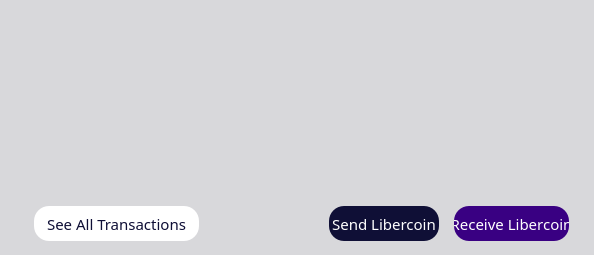
           <widget class="QFrame" name="frame_4">
            <property name="palette">
             <palette>
              <active>
               <colorrole role="Button">
                <brush brushstyle="SolidPattern">
                 <color alpha="255">
                  <red>216</red>
                  <green>216</green>
                  <blue>219</blue>
                 </color>
                </brush>
               </colorrole>
               <colorrole role="Base">
                <brush brushstyle="SolidPattern">
                 <color alpha="255">
                  <red>216</red>
                  <green>216</green>
                  <blue>219</blue>
                 </color>
                </brush>
               </colorrole>
               <colorrole role="Window">
                <brush brushstyle="SolidPattern">
                 <color alpha="255">
                  <red>216</red>
                  <green>216</green>
                  <blue>219</blue>
                 </color>
                </brush>
               </colorrole>
              </active>
              <inactive>
               <colorrole role="Button">
                <brush brushstyle="SolidPattern">
                 <color alpha="255">
                  <red>216</red>
                  <green>216</green>
                  <blue>219</blue>
                 </color>
                </brush>
               </colorrole>
               <colorrole role="Base">
                <brush brushstyle="SolidPattern">
                 <color alpha="255">
                  <red>216</red>
                  <green>216</green>
                  <blue>219</blue>
                 </color>
                </brush>
               </colorrole>
               <colorrole role="Window">
                <brush brushstyle="SolidPattern">
                 <color alpha="255">
                  <red>216</red>
                  <green>216</green>
                  <blue>219</blue>
                 </color>
                </brush>
               </colorrole>
              </inactive>
              <disabled>
               <colorrole role="Button">
                <brush brushstyle="SolidPattern">
                 <color alpha="255">
                  <red>216</red>
                  <green>216</green>
                  <blue>219</blue>
                 </color>
                </brush>
               </colorrole>
               <colorrole role="Base">
                <brush brushstyle="SolidPattern">
                 <color alpha="255">
                  <red>216</red>
                  <green>216</green>
                  <blue>219</blue>
                 </color>
                </brush>
               </colorrole>
               <colorrole role="Window">
                <brush brushstyle="SolidPattern">
                 <color alpha="255">
                  <red>216</red>
                  <green>216</green>
                  <blue>219</blue>
                 </color>
                </brush>
               </colorrole>
              </disabled>
             </palette>
            </property>
            <property name="styleSheet">
             <string notr="true">background-color: rgb(216, 216, 219);
border:0;</string>
            </property>
            <property name="frameShape">
             <enum>QFrame::StyledPanel</enum>
            </property>
            <property name="frameShadow">
             <enum>QFrame::Plain</enum>
            </property>
            <layout class="QVBoxLayout" name="verticalLayout">
             <property name="spacing">
              <number>0</number>
             </property>
             <property name="leftMargin">
              <number>0</number>
             </property>
             <property name="topMargin">
              <number>0</number>
             </property>
             <property name="rightMargin">
              <number>0</number>
             </property>
             <property name="bottomMargin">
              <number>0</number>
             </property>
             <item>
              <widget class="QListView" name="listTransactions">
               <property name="sizePolicy">
                <sizepolicy hsizetype="Expanding" vsizetype="Expanding">
                 <horstretch>0</horstretch>
                 <verstretch>0</verstretch>
                </sizepolicy>
               </property>
               <property name="palette">
                <palette>
                 <active>
                  <colorrole role="Button">
                   <brush brushstyle="SolidPattern">
                    <color alpha="255">
                     <red>255</red>
                     <green>255</green>
                     <blue>255</blue>
                    </color>
                   </brush>
                  </colorrole>
                  <colorrole role="Light">
                   <brush brushstyle="SolidPattern">
                    <color alpha="255">
                     <red>0</red>
                     <green>255</green>
                     <blue>255</blue>
                    </color>
                   </brush>
                  </colorrole>
                  <colorrole role="BrightText">
                   <brush brushstyle="SolidPattern">
                    <color alpha="255">
                     <red>255</red>
                     <green>0</green>
                     <blue>255</blue>
                    </color>
                   </brush>
                  </colorrole>
                  <colorrole role="Base">
                   <brush brushstyle="SolidPattern">
                    <color alpha="255">
                     <red>255</red>
                     <green>255</green>
                     <blue>255</blue>
                    </color>
                   </brush>
                  </colorrole>
                  <colorrole role="Window">
                   <brush brushstyle="SolidPattern">
                    <color alpha="255">
                     <red>255</red>
                     <green>255</green>
                     <blue>255</blue>
                    </color>
                   </brush>
                  </colorrole>
                  <colorrole role="AlternateBase">
                   <brush brushstyle="SolidPattern">
                    <color alpha="255">
                     <red>0</red>
                     <green>0</green>
                     <blue>255</blue>
                    </color>
                   </brush>
                  </colorrole>
                  <colorrole role="NoRole">
                   <brush brushstyle="SolidPattern">
                    <color alpha="255">
                     <red>0</red>
                     <green>0</green>
                     <blue>255</blue>
                    </color>
                   </brush>
                  </colorrole>
                 </active>
                 <inactive>
                  <colorrole role="Button">
                   <brush brushstyle="SolidPattern">
                    <color alpha="255">
                     <red>255</red>
                     <green>255</green>
                     <blue>255</blue>
                    </color>
                   </brush>
                  </colorrole>
                  <colorrole role="Light">
                   <brush brushstyle="SolidPattern">
                    <color alpha="255">
                     <red>0</red>
                     <green>255</green>
                     <blue>255</blue>
                    </color>
                   </brush>
                  </colorrole>
                  <colorrole role="BrightText">
                   <brush brushstyle="SolidPattern">
                    <color alpha="255">
                     <red>255</red>
                     <green>0</green>
                     <blue>255</blue>
                    </color>
                   </brush>
                  </colorrole>
                  <colorrole role="Base">
                   <brush brushstyle="SolidPattern">
                    <color alpha="255">
                     <red>255</red>
                     <green>255</green>
                     <blue>255</blue>
                    </color>
                   </brush>
                  </colorrole>
                  <colorrole role="Window">
                   <brush brushstyle="SolidPattern">
                    <color alpha="255">
                     <red>255</red>
                     <green>255</green>
                     <blue>255</blue>
                    </color>
                   </brush>
                  </colorrole>
                  <colorrole role="AlternateBase">
                   <brush brushstyle="SolidPattern">
                    <color alpha="255">
                     <red>0</red>
                     <green>0</green>
                     <blue>255</blue>
                    </color>
                   </brush>
                  </colorrole>
                  <colorrole role="NoRole">
                   <brush brushstyle="SolidPattern">
                    <color alpha="255">
                     <red>0</red>
                     <green>0</green>
                     <blue>255</blue>
                    </color>
                   </brush>
                  </colorrole>
                 </inactive>
                 <disabled>
                  <colorrole role="Button">
                   <brush brushstyle="SolidPattern">
                    <color alpha="255">
                     <red>255</red>
                     <green>255</green>
                     <blue>255</blue>
                    </color>
                   </brush>
                  </colorrole>
                  <colorrole role="Light">
                   <brush brushstyle="SolidPattern">
                    <color alpha="255">
                     <red>0</red>
                     <green>255</green>
                     <blue>255</blue>
                    </color>
                   </brush>
                  </colorrole>
                  <colorrole role="BrightText">
                   <brush brushstyle="SolidPattern">
                    <color alpha="255">
                     <red>255</red>
                     <green>0</green>
                     <blue>255</blue>
                    </color>
                   </brush>
                  </colorrole>
                  <colorrole role="Base">
                   <brush brushstyle="SolidPattern">
                    <color alpha="255">
                     <red>255</red>
                     <green>255</green>
                     <blue>255</blue>
                    </color>
                   </brush>
                  </colorrole>
                  <colorrole role="Window">
                   <brush brushstyle="SolidPattern">
                    <color alpha="255">
                     <red>255</red>
                     <green>255</green>
                     <blue>255</blue>
                    </color>
                   </brush>
                  </colorrole>
                  <colorrole role="AlternateBase">
                   <brush brushstyle="SolidPattern">
                    <color alpha="255">
                     <red>0</red>
                     <green>0</green>
                     <blue>255</blue>
                    </color>
                   </brush>
                  </colorrole>
                  <colorrole role="NoRole">
                   <brush brushstyle="SolidPattern">
                    <color alpha="255">
                     <red>0</red>
                     <green>0</green>
                     <blue>255</blue>
                    </color>
                   </brush>
                  </colorrole>
                 </disabled>
                </palette>
               </property>
               <property name="font">
                <font>
                 <family>ZoinLight</family>
                 <pointsize>12</pointsize>
                </font>
               </property>
               <property name="styleSheet">
                <string notr="true">background-color: rgb(255, 255, 255);
QListView { background: transparent; };
border:0;
padding-left: 25;
padding-right:25;
padding-top: 15;
padding-bottom: 15;</string>
               </property>
               <property name="frameShape">
                <enum>QFrame::StyledPanel</enum>
               </property>
               <property name="frameShadow">
                <enum>QFrame::Plain</enum>
               </property>
               <property name="verticalScrollBarPolicy">
                <enum>Qt::ScrollBarAlwaysOff</enum>
               </property>
               <property name="horizontalScrollBarPolicy">
                <enum>Qt::ScrollBarAlwaysOff</enum>
               </property>
               <property name="selectionMode">
                <enum>QAbstractItemView::NoSelection</enum>
               </property>
               <property name="spacing">
                <number>0</number>
               </property>
              </widget>
             </item>
             <item>
              <widget class="QFrame" name="frame_2">
               <property name="sizePolicy">
                <sizepolicy hsizetype="Preferred" vsizetype="Preferred">
                 <horstretch>0</horstretch>
                 <verstretch>0</verstretch>
                </sizepolicy>
               </property>
               <property name="minimumSize">
                <size>
                 <width>0</width>
                 <height>0</height>
                </size>
               </property>
               <property name="styleSheet">
                <string notr="true">border:0</string>
               </property>
               <property name="frameShape">
                <enum>QFrame::StyledPanel</enum>
               </property>
               <property name="frameShadow">
                <enum>QFrame::Raised</enum>
               </property>
               <property name="lineWidth">
                <number>0</number>
               </property>
               <layout class="QHBoxLayout" name="horizontalLayout_6">
                <property name="spacing">
                 <number>40</number>
                </property>
                <property name="leftMargin">
                 <number>25</number>
                </property>
                <property name="topMargin">
                 <number>5</number>
                </property>
                <property name="rightMargin">
                 <number>25</number>
                </property>
                <property name="bottomMargin">
                 <number>5</number>
                </property>
                <item>
                 <widget class="QFrame" name="frame_5">
                  <property name="frameShape">
                   <enum>QFrame::StyledPanel</enum>
                  </property>
                  <property name="frameShadow">
                   <enum>QFrame::Raised</enum>
                  </property>
                  <layout class="QHBoxLayout" name="horizontalLayout_10">
                   <property name="rightMargin">
                    <number>0</number>
                   </property>
                   <item>
                    <widget class="QPushButton" name="seeAllTransactions">
                     <property name="sizePolicy">
                      <sizepolicy hsizetype="MinimumExpanding" vsizetype="Fixed">
                       <horstretch>0</horstretch>
                       <verstretch>0</verstretch>
                      </sizepolicy>
                     </property>
                     <property name="minimumSize">
                      <size>
                       <width>165</width>
                       <height>0</height>
                      </size>
                     </property>
                     <property name="font">
                      <font>
                       <family>ZoinRegular</family>
                       <pointsize>11</pointsize>
                       <weight>50</weight>
                       <bold>false</bold>
                      </font>
                     </property>
                     <property name="styleSheet">
                      <string notr="true">color: rgb(15, 15, 54);
border-radius:15px;
height:35px;
width:10px;
border-color:gray;
border-width:0px;
background-color:white;
border-style:solid;</string>
                     </property>
                     <property name="text">
                      <string>See All Transactions</string>
                     </property>
                     <property name="iconSize">
                      <size>
                       <width>16</width>
                       <height>16</height>
                      </size>
                     </property>
                     <property name="flat">
                      <bool>false</bool>
                     </property>
                    </widget>
                   </item>
                   <item>
                    <spacer name="horizontalSpacer_4">
                     <property name="orientation">
                      <enum>Qt::Horizontal</enum>
                     </property>
                     <property name="sizeHint" stdset="0">
                      <size>
                       <width>40</width>
                       <height>20</height>
                      </size>
                     </property>
                    </spacer>
                   </item>
                  </layout>
                 </widget>
                </item>
                <item>
                 <layout class="QHBoxLayout" name="horizontalLayout_5">
                  <property name="spacing">
                   <number>15</number>
                  </property>
                  <property name="leftMargin">
                   <number>50</number>
                  </property>
                  <item>
                   <widget class="QPushButton" name="send">
                    <property name="sizePolicy">
                     <sizepolicy hsizetype="MinimumExpanding" vsizetype="Fixed">
                      <horstretch>0</horstretch>
                      <verstretch>0</verstretch>
                     </sizepolicy>
                    </property>
                    <property name="minimumSize">
                     <size>
                      <width>110</width>
                      <height>0</height>
                     </size>
                    </property>
                    <property name="font">
                     <font>
                      <family>ZoinRegular</family>
                      <pointsize>11</pointsize>
                      <weight>50</weight>
                      <bold>false</bold>
                     </font>
                    </property>
                    <property name="autoFillBackground">
                     <bool>false</bool>
                    </property>
                    <property name="styleSheet">
                     <string notr="true">background-color: rgb(15, 15, 54);
color: white;
border-radius:15px;
height:35px;
width:50px;
border-width:0px;</string>
                    </property>
                    <property name="text">
                     <string>Send Libercoin</string>
                    </property>
                   </widget>
                  </item>
                  <item>
                   <widget class="QPushButton" name="receive">
                    <property name="sizePolicy">
                     <sizepolicy hsizetype="MinimumExpanding" vsizetype="Fixed">
                      <horstretch>0</horstretch>
                      <verstretch>0</verstretch>
                     </sizepolicy>
                    </property>
                    <property name="minimumSize">
                     <size>
                      <width>115</width>
                      <height>0</height>
                     </size>
                    </property>
                    <property name="font">
                     <font>
                      <family>ZoinRegular</family>
                      <pointsize>11</pointsize>
                      <weight>50</weight>
                      <bold>false</bold>
                     </font>
                    </property>
                    <property name="styleSheet">
                     <string notr="true">background-color: rgb(57, 0, 130);
color: white;
border-radius:15px;
height:35px;
width:60px;
border-width:0px;</string>
                    </property>
                    <property name="text">
                     <string>Receive Libercoin</string>
                    </property>
                    <property name="iconSize">
                     <size>
                      <width>16</width>
                      <height>16</height>
                     </size>
                    </property>
                   </widget>
                  </item>
                 </layout>
                </item>
               </layout>
              </widget>
             </item>
            </layout>
           </widget>
